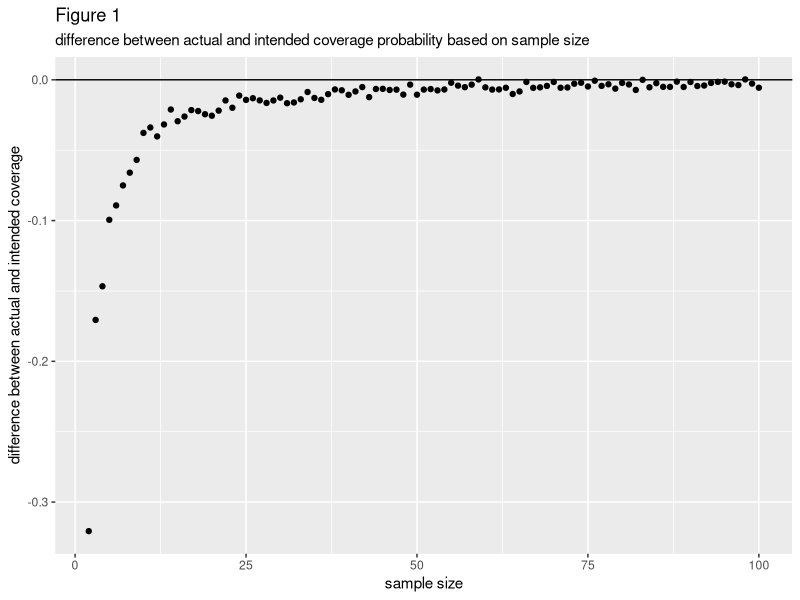
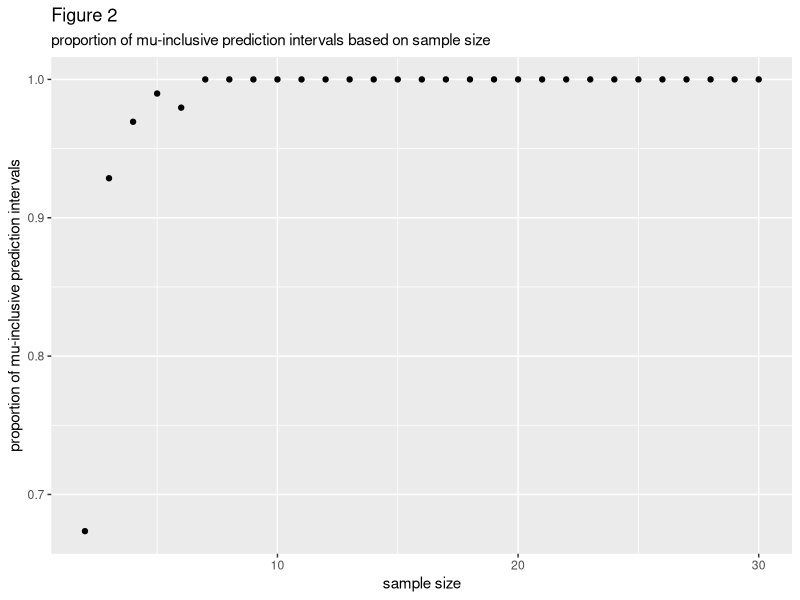
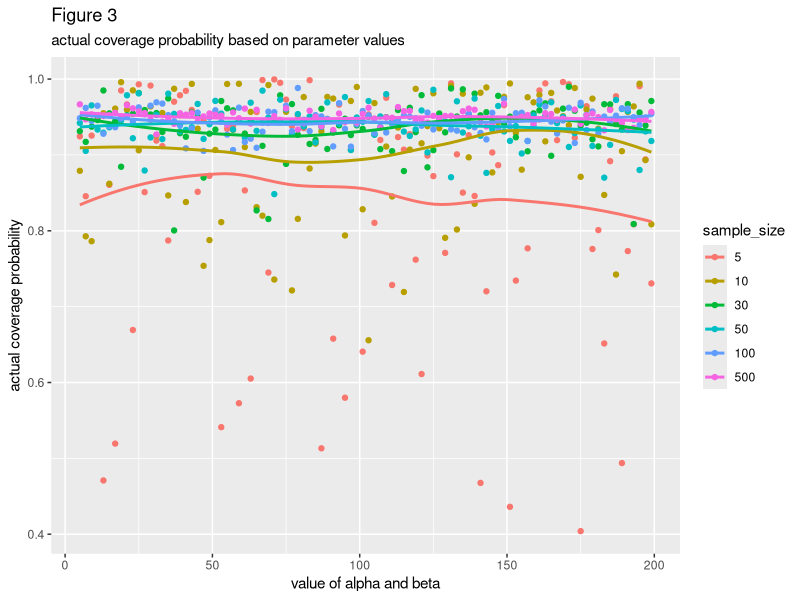

R code for these plots, in order:
## ---- chunk 1
library(tidyverse)
## ---- chunk 2
CI <- function(data, coverage_prob){ 
  #Generates a normal prediction interval with an intended coverage probability of coverage_prob based on a vector of numeric data
  
  lower_zscore <- qnorm((1-coverage_prob)/2)
  upper_zscore <- qnorm(((1-coverage_prob)/2) + coverage_prob)
  avg <- mean(data)
  stan_d <- sd(data)
  lower_bound <- avg + lower_zscore*stan_d
  upper_bound <- avg + upper_zscore*stan_d
  return(data.frame(PI_percentage = coverage_prob, lower = lower_bound, upper = upper_bound))
}

one_beta_simulation <- function(n, alpha, beta, ci_prop){
  #Assesses prediction accuracy and actual coverage probability of a normal prediction interval when used on a vector of numeric data of size n. The numeric data is generated from a beta distribution with parameters alpha and beta.
  
  cover_df <- CI(rbeta(n, alpha, beta), ci_prop)
  cover_prop <- pbeta(cover_df[1, "upper"], alpha, beta) - pbeta(cover_df[1, "lower"], alpha, beta)
  mean_in_interval <- .5 >= cover_df[1, "lower"] & .5 <= cover_df[1,"upper"]
  param_df <- data.frame(cover = cover_prop, alpha = rep(alpha, nrow(cover_df)), beta = rep(beta, nrow(cover_df)), mean_in_interval = mean_in_interval)
  df <- cbind(cover_df, param_df)
  return(df)
}

beta_sims_n <- function(n){
  #Iterates over a vector of possible alpha = beta values and applies one_beta_simulation to each possible value of alpha/beta. All simulations use data of sample size n.
  df1 <- map(parameters,\(param) one_beta_simulation(n, param, param, ci) ) %>%
  list_rbind()
  df2 <- data.frame(n = rep(n, nrow(df1)))
  df <- cbind(df2, df1)
  return(df)
}
## ---- chunk 3
parameters <- seq(5, 200, by = 2)
n <- 2:500
ci <- .95

beta_df <- map(n, \(n) beta_sims_n(n)) %>%
  list_rbind()
## ---- chunk 4
rows <- sample(1:nrow(beta_df), 10)
map(rows, \(i) beta_df[i,]) %>%
  list_rbind()
## ---- chunk 5
n_means_df <- beta_df %>%
  mutate(diff = cover - PI_percentage) %>%
  group_by(n) %>%
  summarize(mean = mean(diff), mu_in_interval = sum(mean_in_interval)/n()) %>%
  filter(n %in% 1:100)

ggplot(n_means_df, aes(x = n, y = mean)) + 
  geom_point() + 
  geom_hline(yintercept = 0, col = "black")  +
  labs(
    x = "sample size",
    y = "difference between actual and intended coverage",
    title = "Figure 1",
    subtitle = "difference between actual and intended coverage probability based on sample size",
  )
## ---- chunk 6
n_means_df <- beta_df %>%
  mutate(diff = cover - PI_percentage) %>%
  group_by(n) %>%
  summarize(mean = mean(diff), mu_in_interval = sum(mean_in_interval)/n()) %>%
  filter(n %in% 1:30)

ggplot(n_means_df, aes(x = n, y = mu_in_interval)) + 
  geom_point()  +
  labs(
    x = "sample size",
    y = "proportion of mu-inclusive prediction intervals",
    title = "Figure 2",
    subtitle = "proportion of mu-inclusive prediction intervals based on sample size"
  )
  
## ---- chunk 7
ns_of_interest <- c(5, 10, 30, 50, 100, 500)
beta_df_2 <- filter(beta_df,n %in% ns_of_interest) %>%
  mutate(sample_size = as.factor(n))
ggplot(beta_df_2, aes(x = alpha, y = cover, color = sample_size)) +
  geom_point() +
  geom_smooth(aes(line = n ), se = FALSE) +
  labs(
    x = "value of alpha and beta",
    y = "actual coverage probability",
    title = "Figure 3",
    subtitle = "actual coverage probability based on parameter values"
  )


